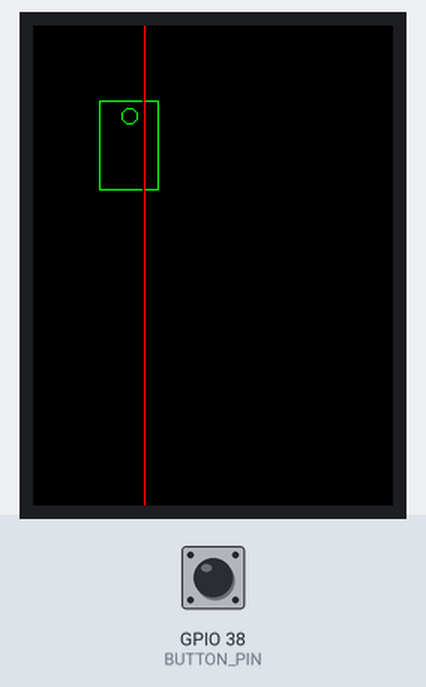
Bench run of a sketch on a simulated ESP32. Parts: 240×320 colour display. The test bench sets the inputs (shaded band); at power-on: GPIO 38 (BUTTON_PIN) HIGH. What the sketch prints to the serial monitor is not drawn.

Above: at 0.77 s.
At 1.53 s:
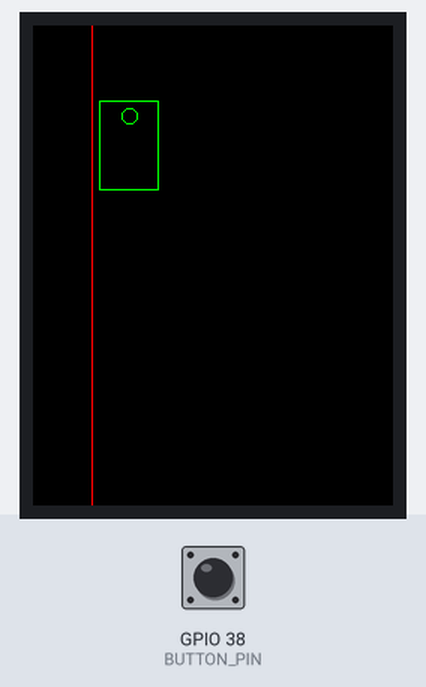
1.6 s: GPIO 38 (BUTTON_PIN) pulled LOW for 0.15 s
Timing chart, 0 to 4.6 s (numbered marks = the images above; inputs shaded):
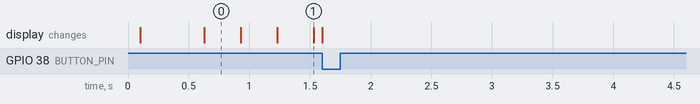

Measured:
- after the input at 1.6 s, every drawn part: stays the same

The sketch:

minigame.ino
```cpp
#include <WiFi.h> //Connect to WiFi Network
#include <SPI.h>
#include <TFT_eSPI.h>
#include <mpu6050_esp32.h>
#include<math.h>
#include<string.h>

TFT_eSPI tft = TFT_eSPI();
MPU6050 imu;

int BUTTON_PIN = 38;
uint32_t timer;
int thrown;
int backwards;
int button_state = 1;
int pos;

int LOOP = 3;
void setup() {
  Serial.begin(115200);
  delay(50); //pause to make sure comms get set up
  Wire.begin();
  delay(50); //pause to make sure comms get set up
  tft.init();
  tft.setRotation(2);
  tft.setTextSize(1);
  tft.fillScreen(TFT_BLACK);
  tft.setTextColor(TFT_GREEN, TFT_BLACK); //set color of font to green foreground, black background
  pinMode(BUTTON_PIN, INPUT_PULLUP);
}

void loop() {
  uint8_t button_val = digitalRead(BUTTON_PIN);
  if (millis() - timer >= LOOP && !thrown){
    tft.drawRect(44, 50, 40, 60, TFT_GREEN);
    tft.drawCircle(64, 60, 5, TFT_GREEN);
    if (!backwards) {
      pos += 1;
      if (pos == 128) {
        backwards = 1;
      }
      tft.drawFastVLine(pos-1, 0, 500, TFT_BLACK);
    }
    else {
      pos -= 1;
      if (pos == 0) {
        backwards = 0;
      }
      tft.drawFastVLine(pos+1, 0, 500, TFT_BLACK);
    }
    tft.drawFastVLine(pos, 0, 500, TFT_RED);
    timer = millis();
  }
  if (!button_val && button_state) {
    thrown = 1;
    if (pos < 44 | pos > 84) {
      Serial.println("Missed!");
    }
    else {
      Serial.println((pos-44)/40.0);
    }
  }
  button_state = button_val;

}
```
